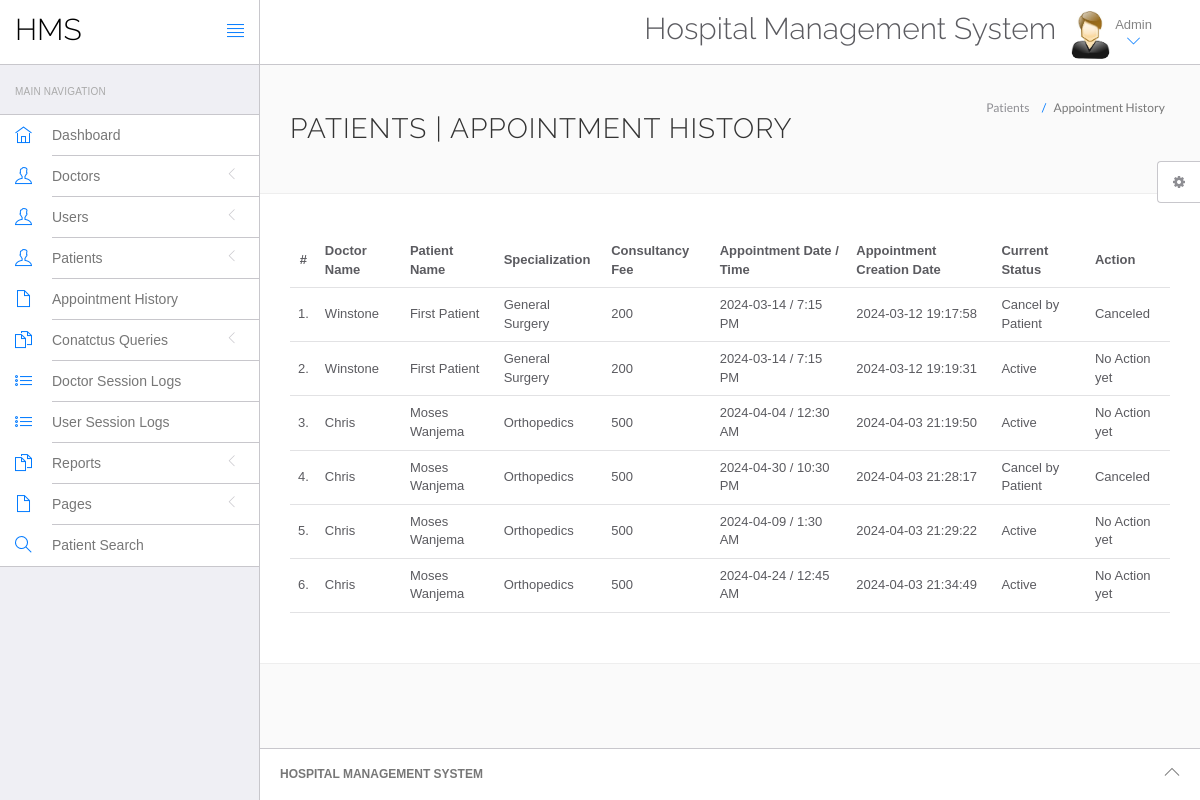
Page /HMS/admin/appointment-history.php (signed in) on the committed database.
### tables this page shows
CREATE TABLE `appointment` (
  `id` int(11) NOT NULL,
  `doctorSpecialization` varchar(255) DEFAULT NULL,
  `doctorId` int(11) DEFAULT NULL,
  `userId` int(11) DEFAULT NULL,
  `consultancyFees` int(11) DEFAULT NULL,
  `appointmentDate` varchar(255) DEFAULT NULL,
  `appointmentTime` varchar(255) DEFAULT NULL,
  `postingDate` timestamp NULL DEFAULT current_timestamp(),
  `userStatus` int(11) DEFAULT NULL,
  `doctorStatus` int(11) DEFAULT NULL,
  `updationDate` timestamp NULL DEFAULT NULL ON UPDATE current_timestamp()
);

CREATE TABLE `doctors` (
  `id` int(11) NOT NULL,
  `specilization` varchar(255) DEFAULT NULL,
  `doctorName` varchar(255) DEFAULT NULL,
  `address` longtext DEFAULT NULL,
  `docFees` varchar(255) DEFAULT NULL,
  `contactno` bigint(11) DEFAULT NULL,
  `docEmail` varchar(255) DEFAULT NULL,
  `password` varchar(255) DEFAULT NULL,
  `creationDate` timestamp NULL DEFAULT current_timestamp(),
  `updationDate` timestamp NULL DEFAULT NULL ON UPDATE current_timestamp()
);

CREATE TABLE `users` (
  `id` int(11) NOT NULL,
  `fullName` varchar(255) DEFAULT NULL,
  `address` longtext DEFAULT NULL,
  `city` varchar(255) DEFAULT NULL,
  `gender` varchar(255) DEFAULT NULL,
  `email` varchar(255) DEFAULT NULL,
  `password` varchar(255) DEFAULT NULL,
  `regDate` timestamp NULL DEFAULT current_timestamp(),
  `updationDate` timestamp NULL DEFAULT NULL ON UPDATE current_timestamp()
);

### HMS/admin/appointment-history.php (the view, shortened to what this page needs)
<?php
include('include/config.php');
if(strlen($_SESSION['id']==0)) {
 header('location:logout.php');
  } else{
?>
<!DOCTYPE html>
<html lang="en">
	<head>
		<link rel="stylesheet" href="vendor/bootstrap/css/bootstrap.min.css">
		<link rel="stylesheet" href="vendor/fontawesome/css/font-awesome.min.css">
		<link rel="stylesheet" href="vendor/themify-icons/themify-icons.min.css">
		<link href="vendor/animate.css/animate.min.css" rel="stylesheet" media="screen">
		<link href="vendor/perfect-scrollbar/perfect-scrollbar.min.css" rel="stylesheet" media="screen">
		<link href="vendor/switchery/switchery.min.css" rel="stylesheet" media="screen">
		<link href="vendor/bootstrap-touchspin/jquery.bootstrap-touchspin.min.css" rel="stylesheet" media="screen">
		<link href="vendor/select2/select2.min.css" rel="stylesheet" media="screen">
		<link href="vendor/bootstrap-datepicker/bootstrap-datepicker3.standalone.min.css" rel="stylesheet" media="screen">
		<link href="vendor/bootstrap-timepicker/bootstrap-timepicker.min.css" rel="stylesheet" media="screen">
		<link rel="stylesheet" href="assets/css/styles.css">
		<link rel="stylesheet" href="assets/css/plugins.css">
		<link rel="stylesheet" href="assets/css/themes/theme-1.css" id="skin_color" />
	</head>
	<body>
		<div id="app">
<?php include('include/sidebar.php');?>
			<div class="app-content">
					<?php include('include/header.php');?>
				<div class="main-content" >
					<div class="wrap-content container" id="container">
						<section id="page-title">
							<div class="row">
								<div class="col-sm-8">
									<h1 class="mainTitle">Patients  | Appointment History</h1>
																	</div>
								<ol class="breadcrumb">
									<li>
										<span>Patients </span>
									</li>
									<li class="active">
										<span>Appointment History</span>
									</li>
								</ol>
							</div>
						</section>
						<div class="container-fluid container-fullw bg-white">
									<div class="row">
								<div class="col-md-12">
									<table class="table table-hover" id="sample-table-1">
										<thead>
											<tr>
												<th class="center">#</th>
												<th class="hidden-xs">Doctor Name</th>
												<th>Patient Name</th>
												<th>Specialization</th>
												<th>Consultancy Fee</th>
												<th>Appointment Date / Time </th>
												<th>Appointment Creation Date  </th>
												<th>Current Status</th>
												<th>Action</th>
											</tr>
										</thead>
										<tbody>
<?php
$sql=mysqli_query($con,"select doctors.doctorName as docname,users.fullName as pname,appointment.*  from appointment join doctors on doctors.id=appointment.doctorId join users on users.id=appointment.userId ");
$cnt=1;
while($row=mysqli_fetch_array($sql))
{
?>
											<tr>
												<td class="center"><?php echo $cnt;?>.</td>
												<td class="hidden-xs"><?php echo $row['docname'];?></td>
												<td class="hidden-xs"><?php echo $row['pname'];?></td>
												<td><?php echo $row['doctorSpecialization'];?></td>
												<td><?php echo $row['consultancyFees'];?></td>
												<td><?php echo $row['appointmentDate'];?> / <?php echo
												 $row['appointmentTime'];?>
												</td>
												<td><?php echo $row['postingDate'];?></td>
												<td>
<?php if(($row['userStatus']==1) && ($row['doctorStatus']==1))
{
	echo "Active";
}
if(($row['userStatus']==0) && ($row['doctorStatus']==1))
{
	echo "Cancel by Patient";
}
												?></td>
												<td >
												<div class="visible-md visible-lg hidden-sm hidden-xs">
							<?php if(($row['userStatus']==1) && ($row['doctorStatus']==1))
{
echo "No Action yet";
	 } else {
		echo "Canceled";
		} ?>
												</div>
												</td>
											</tr>
											<?php
$cnt=$cnt+1;
											 }?>
										</tbody>
									</table>
								</div>
							</div>
								</div>
					</div>
				</div>
			</div>
	<?php include('include/footer.php');?>
	<?php include('include/setting.php');?>
		</div>
	</body>
</html>
<?php } ?>

### HMS/admin/assets/css/themes/theme-1.css (style rules this page uses)
body { background: #FAFAFA; }

### rows in the picture
appointment: doctorId.doctorName "Winstone", userId.fullName "First Patient", doctorSpecialization "General Surgery", consultancyFees "200", appointmentDate "2024-03-14", appointmentTime "7:15 PM", postingDate "2024-03-12 19:17:58", userStatus "Cancel by Patient"
appointment: doctorId.doctorName "Winstone", userId.fullName "First Patient", doctorSpecialization "General Surgery", consultancyFees "200", appointmentDate "2024-03-14", appointmentTime "7:15 PM", postingDate "2024-03-12 19:19:31", userStatus "Active"
appointment: doctorId.doctorName "Chris", userId.fullName "Moses Wanjema", doctorSpecialization "Orthopedics", consultancyFees "500", appointmentDate "2024-04-04", appointmentTime "12:30 AM", postingDate "2024-04-03 21:19:50", userStatus "Active"
appointment: doctorId.doctorName "Chris", userId.fullName "Moses Wanjema", doctorSpecialization "Orthopedics", consultancyFees "500", appointmentDate "2024-04-30", appointmentTime "10:30 PM", postingDate "2024-04-03 21:28:17", userStatus "Cancel by Patient"
appointment: doctorId.doctorName "Chris", userId.fullName "Moses Wanjema", doctorSpecialization "Orthopedics", consultancyFees "500", appointmentDate "2024-04-09", appointmentTime "1:30 AM", postingDate "2024-04-03 21:29:22", userStatus "Active"
appointment: doctorId.doctorName "Chris", userId.fullName "Moses Wanjema", doctorSpecialization "Orthopedics", consultancyFees "500", appointmentDate "2024-04-24", appointmentTime "12:45 AM", postingDate "2024-04-03 21:34:49", userStatus "Active"
